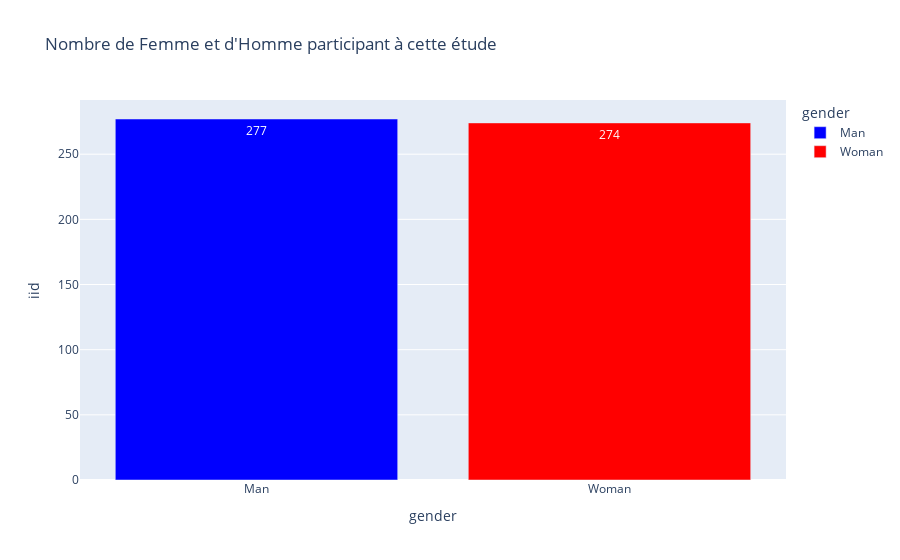
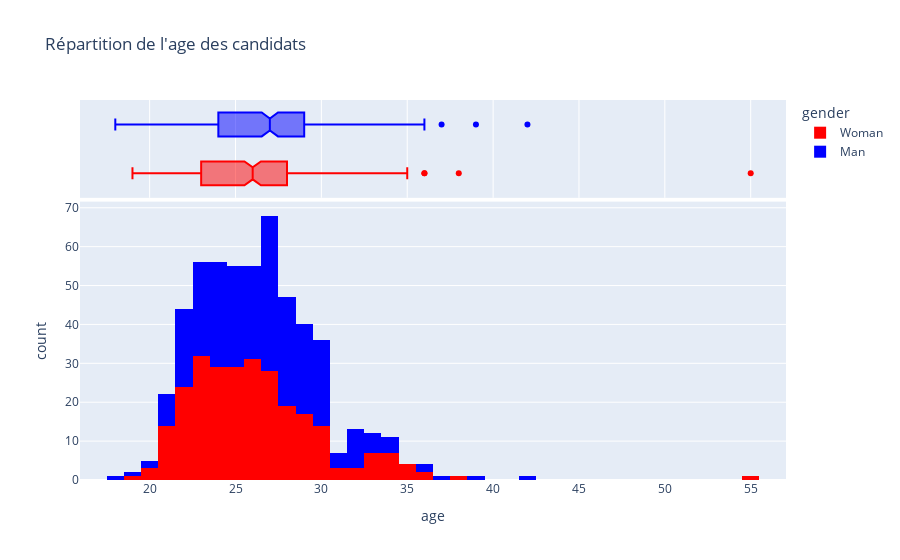

Here is the notebook cell these charts were saved with, in order:
### Code cell
# configuration d'un code couleur pour Woman et Man
color_discrete_map = {
    'Man': 'blue',  
    'Woman': 'red'  
}
# Répartition Femme et Homme
id_unique = df.groupby('gender')['iid'].nunique().reset_index()

fig=px.bar(id_unique, x="gender", y="iid", color="gender", text="iid", color_discrete_map=color_discrete_map, title="Nombre de Femme et d'Homme participant à cette étude")
fig.show()


fig2 = px.histogram(df_unique, x="age",color="gender",
                    marginal="box",
                    color_discrete_map=color_discrete_map,
                    title="Répartition de l'age des candidats"
                    )
fig2.show()

### Figure 1 — Plotly figure (JSON) as saved in the notebook; plotly's stock layout.template omitted (floating-point values rounded to 4 significant figures)
{"data": [{"hovertemplate": "gender=%{x}<br>iid=%{text}<extra></extra>", "legendgroup": "Man", "marker": {"color": "blue", "pattern": {"shape": ""}}, "name": "Man", "orientation": "v", "showlegend": true, "text": [277.0], "textposition": "auto", "type": "bar", "x": ["Man"], "xaxis": "x", "y": [277], "yaxis": "y"}, {"hovertemplate": "gender=%{x}<br>iid=%{text}<extra></extra>", "legendgroup": "Woman", "marker": {"color": "red", "pattern": {"shape": ""}}, "name": "Woman", "orientation": "v", "showlegend": true, "text": [274.0], "textposition": "auto", "type": "bar", "x": ["Woman"], "xaxis": "x", "y": [274], "yaxis": "y"}], "layout": {"barmode": "relative", "legend": {"title": {"text": "gender"}, "tracegroupgap": 0}, "title": {"text": "Nombre de Femme et d'Homme participant à cette étude"}, "xaxis": {"anchor": "y", "categoryarray": ["Man", "Woman"], "categoryorder": "array", "domain": [0, 1], "title": {"text": "gender"}}, "yaxis": {"anchor": "x", "domain": [0, 1], "title": {"text": "iid"}}}}

### Figure 2 — Plotly figure (JSON) as saved in the notebook; plotly's stock layout.template omitted (floating-point values rounded to 4 significant figures; data arrays with more than 128 entries replaced by an {"elided": "..."} marker saying what was removed)
{"data": [{"bingroup": "x", "hovertemplate": "gender=Woman<br>age=%{x}<br>count=%{y}<extra></extra>", "legendgroup": "Woman", "marker": {"color": "red", "pattern": {"shape": ""}}, "name": "Woman", "orientation": "v", "showlegend": true, "type": "histogram", "x": {"elided": "274 float values"}, "xaxis": "x", "yaxis": "y"}, {"hovertemplate": "gender=Woman<br>age=%{x}<extra></extra>", "legendgroup": "Woman", "marker": {"color": "red"}, "name": "Woman", "notched": true, "showlegend": false, "type": "box", "x": {"elided": "274 float values"}, "xaxis": "x2", "yaxis": "y2"}, {"bingroup": "x", "hovertemplate": "gender=Man<br>age=%{x}<br>count=%{y}<extra></extra>", "legendgroup": "Man", "marker": {"color": "blue", "pattern": {"shape": ""}}, "name": "Man", "orientation": "v", "showlegend": true, "type": "histogram", "x": {"elided": "277 float values"}, "xaxis": "x", "yaxis": "y"}, {"hovertemplate": "gender=Man<br>age=%{x}<extra></extra>", "legendgroup": "Man", "marker": {"color": "blue"}, "name": "Man", "notched": true, "showlegend": false, "type": "box", "x": {"elided": "277 float values"}, "xaxis": "x2", "yaxis": "y2"}], "layout": {"barmode": "relative", "legend": {"title": {"text": "gender"}, "tracegroupgap": 0}, "title": {"text": "Répartition de l'age des candidats"}, "xaxis": {"anchor": "y", "domain": [0, 1], "title": {"text": "age"}}, "xaxis2": {"anchor": "y2", "domain": [0, 1], "matches": "x", "showgrid": true, "showticklabels": false}, "yaxis": {"anchor": "x", "domain": [0, 0.7326], "title": {"text": "count"}}, "yaxis2": {"anchor": "x2", "domain": [0.7426, 1], "matches": "y2", "showgrid": false, "showline": false, "showticklabels": false, "ticks": ""}}}
